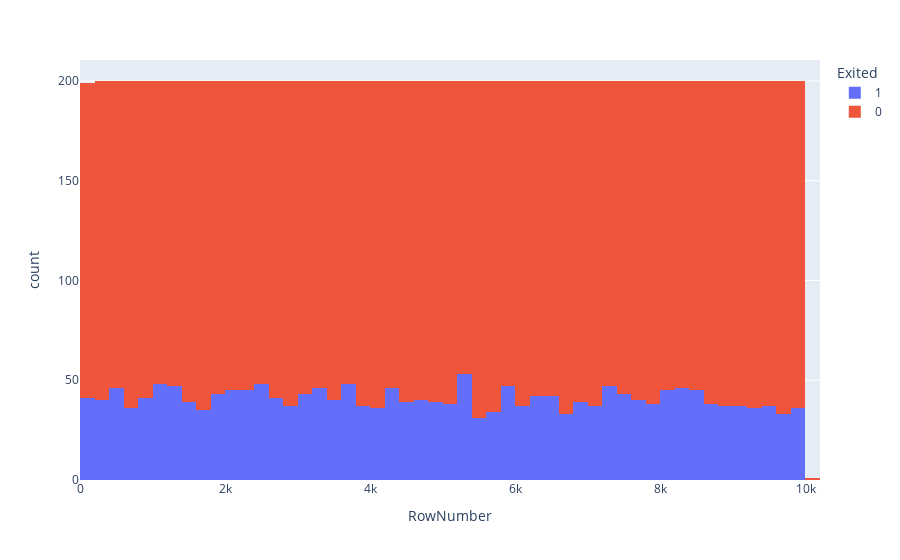
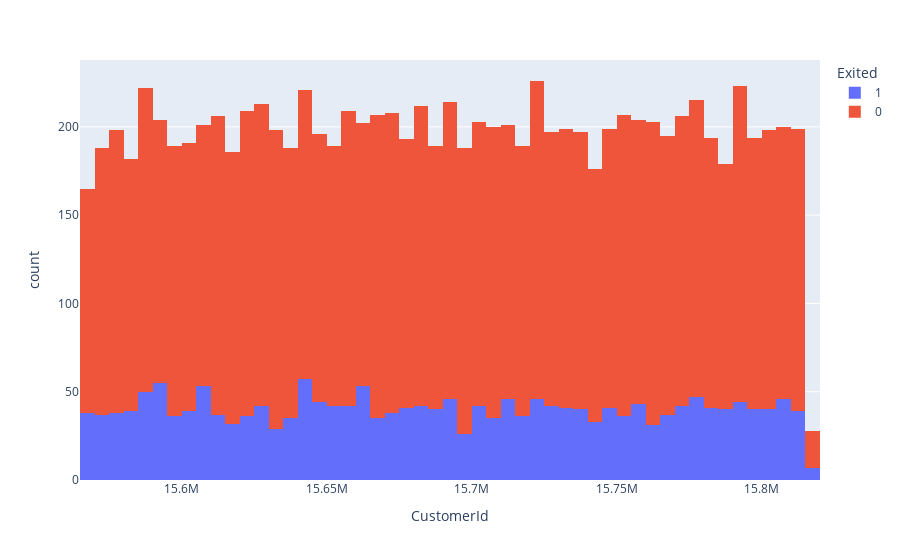
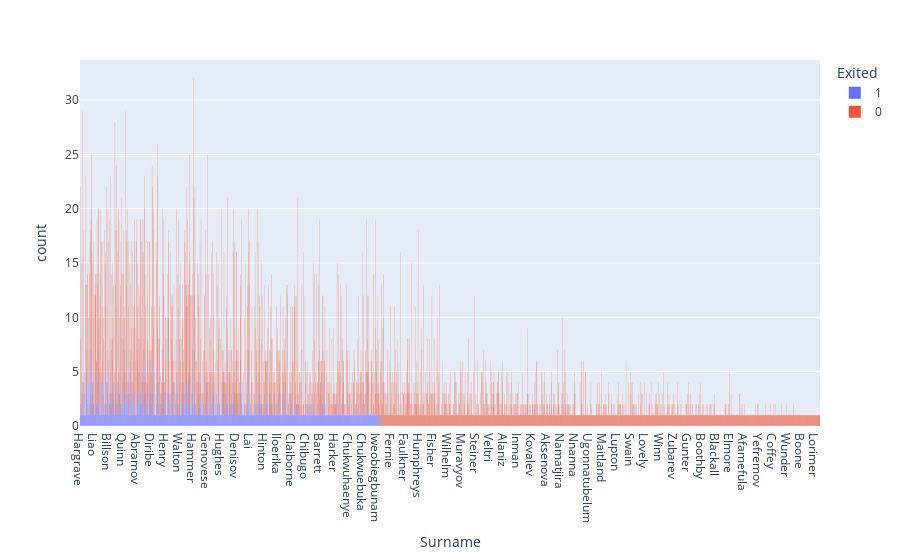
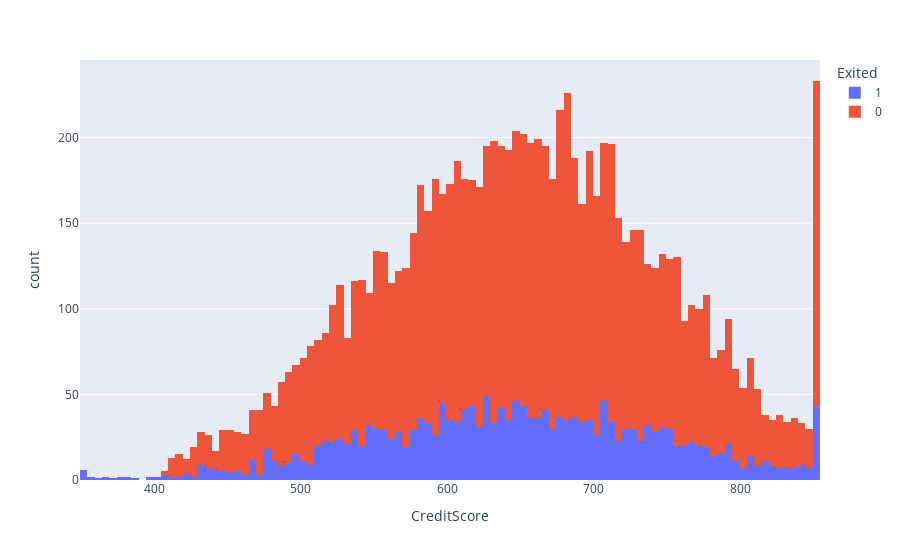

Notebook cell for these charts, in order:
### Code cell
for col in df:
    a = px.histogram(df, x=col , color = 'Exited')
    a.show()

### Figure 1 — Plotly figure (JSON) as saved in the notebook; plotly's stock layout.template omitted (floating-point values rounded to 4 significant figures; data arrays with more than 128 entries replaced by an {"elided": "..."} marker saying what was removed)
{"data": [{"alignmentgroup": "True", "bingroup": "x", "hovertemplate": "Exited=1<br>RowNumber=%{x}<br>count=%{y}<extra></extra>", "legendgroup": "1", "marker": {"color": "#636efa"}, "name": "1", "offsetgroup": "1", "orientation": "v", "showlegend": true, "type": "histogram", "x": {"elided": "2037 int values"}, "xaxis": "x", "yaxis": "y"}, {"alignmentgroup": "True", "bingroup": "x", "hovertemplate": "Exited=0<br>RowNumber=%{x}<br>count=%{y}<extra></extra>", "legendgroup": "0", "marker": {"color": "#EF553B"}, "name": "0", "offsetgroup": "0", "orientation": "v", "showlegend": true, "type": "histogram", "x": {"elided": "7963 int values"}, "xaxis": "x", "yaxis": "y"}], "layout": {"barmode": "relative", "legend": {"title": {"text": "Exited"}, "tracegroupgap": 0}, "margin": {"t": 60}, "xaxis": {"anchor": "y", "domain": [0, 1], "title": {"text": "RowNumber"}}, "yaxis": {"anchor": "x", "domain": [0, 1], "title": {"text": "count"}}}}

### Figure 2 — Plotly figure (JSON) as saved in the notebook; plotly's stock layout.template omitted (floating-point values rounded to 4 significant figures; data arrays with more than 128 entries replaced by an {"elided": "..."} marker saying what was removed)
{"data": [{"alignmentgroup": "True", "bingroup": "x", "hovertemplate": "Exited=1<br>CustomerId=%{x}<br>count=%{y}<extra></extra>", "legendgroup": "1", "marker": {"color": "#636efa"}, "name": "1", "offsetgroup": "1", "orientation": "v", "showlegend": true, "type": "histogram", "x": {"elided": "2037 int values"}, "xaxis": "x", "yaxis": "y"}, {"alignmentgroup": "True", "bingroup": "x", "hovertemplate": "Exited=0<br>CustomerId=%{x}<br>count=%{y}<extra></extra>", "legendgroup": "0", "marker": {"color": "#EF553B"}, "name": "0", "offsetgroup": "0", "orientation": "v", "showlegend": true, "type": "histogram", "x": {"elided": "7963 int values"}, "xaxis": "x", "yaxis": "y"}], "layout": {"barmode": "relative", "legend": {"title": {"text": "Exited"}, "tracegroupgap": 0}, "margin": {"t": 60}, "xaxis": {"anchor": "y", "domain": [0, 1], "title": {"text": "CustomerId"}}, "yaxis": {"anchor": "x", "domain": [0, 1], "title": {"text": "count"}}}}

### Figure 3 — Plotly figure (JSON) as saved in the notebook; plotly's stock layout.template omitted (floating-point values rounded to 4 significant figures; data arrays with more than 128 entries replaced by an {"elided": "..."} marker saying what was removed)
{"data": [{"alignmentgroup": "True", "bingroup": "x", "hovertemplate": "Exited=1<br>Surname=%{x}<br>count=%{y}<extra></extra>", "legendgroup": "1", "marker": {"color": "#636efa"}, "name": "1", "offsetgroup": "1", "orientation": "v", "showlegend": true, "type": "histogram", "x": {"elided": "2037 str values"}, "xaxis": "x", "yaxis": "y"}, {"alignmentgroup": "True", "bingroup": "x", "hovertemplate": "Exited=0<br>Surname=%{x}<br>count=%{y}<extra></extra>", "legendgroup": "0", "marker": {"color": "#EF553B"}, "name": "0", "offsetgroup": "0", "orientation": "v", "showlegend": true, "type": "histogram", "x": {"elided": "7963 str values"}, "xaxis": "x", "yaxis": "y"}], "layout": {"barmode": "relative", "legend": {"title": {"text": "Exited"}, "tracegroupgap": 0}, "margin": {"t": 60}, "xaxis": {"anchor": "y", "domain": [0, 1], "title": {"text": "Surname"}}, "yaxis": {"anchor": "x", "domain": [0, 1], "title": {"text": "count"}}}}

### Figure 4 — Plotly figure (JSON) as saved in the notebook; plotly's stock layout.template omitted (floating-point values rounded to 4 significant figures; data arrays with more than 128 entries replaced by an {"elided": "..."} marker saying what was removed)
{"data": [{"alignmentgroup": "True", "bingroup": "x", "hovertemplate": "Exited=1<br>CreditScore=%{x}<br>count=%{y}<extra></extra>", "legendgroup": "1", "marker": {"color": "#636efa"}, "name": "1", "offsetgroup": "1", "orientation": "v", "showlegend": true, "type": "histogram", "x": {"elided": "2037 int values"}, "xaxis": "x", "yaxis": "y"}, {"alignmentgroup": "True", "bingroup": "x", "hovertemplate": "Exited=0<br>CreditScore=%{x}<br>count=%{y}<extra></extra>", "legendgroup": "0", "marker": {"color": "#EF553B"}, "name": "0", "offsetgroup": "0", "orientation": "v", "showlegend": true, "type": "histogram", "x": {"elided": "7963 int values"}, "xaxis": "x", "yaxis": "y"}], "layout": {"barmode": "relative", "legend": {"title": {"text": "Exited"}, "tracegroupgap": 0}, "margin": {"t": 60}, "xaxis": {"anchor": "y", "domain": [0, 1], "title": {"text": "CreditScore"}}, "yaxis": {"anchor": "x", "domain": [0, 1], "title": {"text": "count"}}}}
